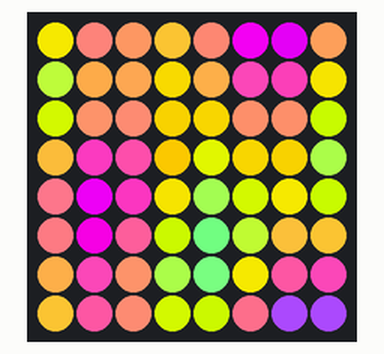
Recording of a program running on a simulated Raspberry Pi (BCM pin numbers) with a Sense HAT. On the bench: the Sense HAT's 8×8 RGB LED matrix.

Above: at 0.17 s.
At 2.01 s:
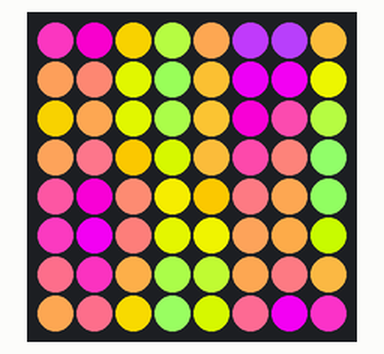
At 5.07 s:
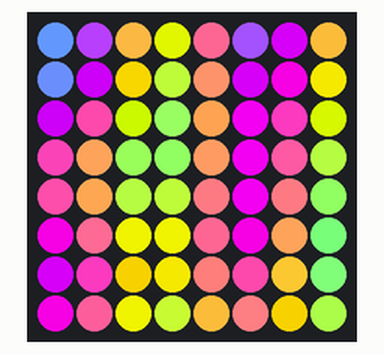
At 11.82 s:
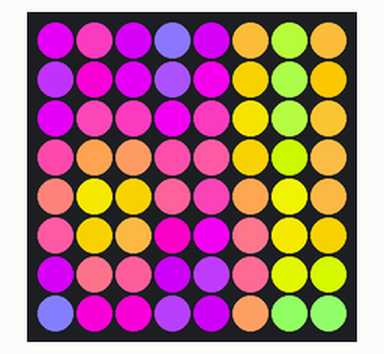
At 17.33 s:
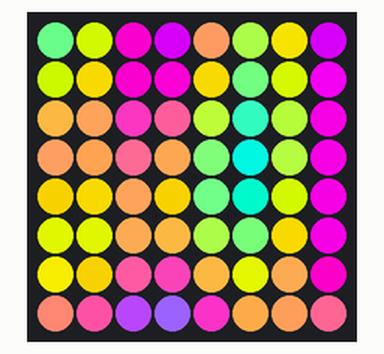
At 21.62 s:
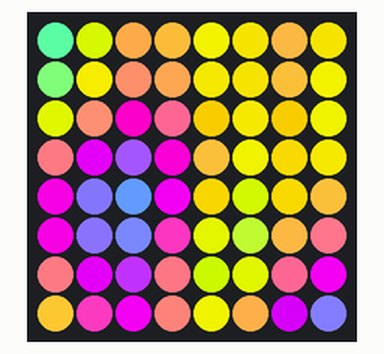

The program:

matrix_class.py
```python
from sense_hat import SenseHat
import time
import math

sense = SenseHat()
sense.set_rotation(180)

msleep = lambda n: time.sleep(n / 1000)

START = time.clock()

# A matrix
class Matrix:
    def __init__(self, w, h):
        self.width  = w
        self.height = h
        self.size   = w * h
        self.data   = [(0,0,0)] * self.size

    def set_pixel(self, x, y, rgb):
        self.data[y*self.width+x] = rgb

    def get_pixel(self, x, y):
        return self.data[y*self.width+x]

    def get_pixels(self):
        return self.data

    def clear(self):
        self.data = [(0,0,0)] * self.size

matrix = Matrix(8, 8)

try:
    while True:
        c = (time.clock() - START) * 10
        for x in range(matrix.width):
            for y in range(matrix.height):
                v = 0

                v += math.sin(x * 5.0 + c)
                v += math.sin(0.5*(x*math.sin(c/2.0) + y*math.cos(c/3.0))+c)

                cx = x+0.5*math.sin(c/5.0)
                cy = y+0.5*math.cos(c/3.0)
                v += math.sin(math.sqrt(1*(math.pow(cx, 2.0)+math.pow(cy, 2.0))+1.0)+c)
                v = (v+3.0)/6.0

                r = int(abs(255 * math.sin(v*math.pi)))
                g = int(abs(255 * math.sin(v*math.pi+2.0 * math.pi/3.0)))
                b = int(abs(255 * math.sin(v*math.pi+4.0 * math.pi/3.0)))

                matrix.set_pixel(x, y, (r, g, b))

        sense.set_pixels(matrix.get_pixels())
        msleep(10)
finally:
    matrix.clear()
    sense.set_pixels(matrix.get_pixels())
```
